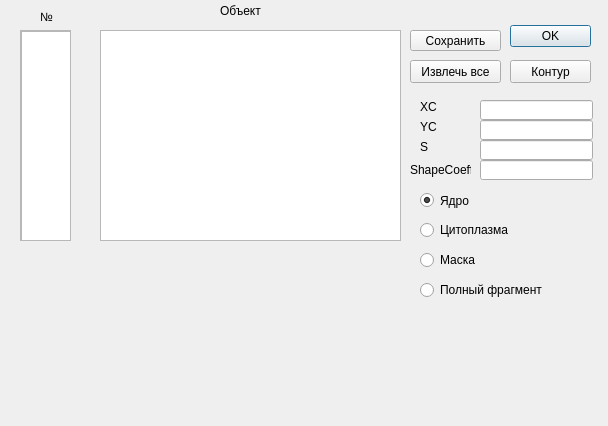
<?xml version="1.0" encoding="UTF-8"?>
<ui version="4.0">
 <class>PropDialog</class>
 <widget class="QDialog" name="PropDialog">
  <property name="geometry">
   <rect>
    <x>0</x>
    <y>0</y>
    <width>608</width>
    <height>426</height>
   </rect>
  </property>
  <property name="windowTitle">
   <string>Найденные объекты</string>
  </property>
  <widget class="QDialogButtonBox" name="buttonBox">
   <property name="geometry">
    <rect>
     <x>510</x>
     <y>20</y>
     <width>81</width>
     <height>31</height>
    </rect>
   </property>
   <property name="orientation">
    <enum>Qt::Vertical</enum>
   </property>
   <property name="standardButtons">
    <set>QDialogButtonBox::Ok</set>
   </property>
   <property name="centerButtons">
    <bool>true</bool>
   </property>
  </widget>
  <widget class="QScrollArea" name="scrollArea">
   <property name="geometry">
    <rect>
     <x>20</x>
     <y>30</y>
     <width>51</width>
     <height>211</height>
    </rect>
   </property>
   <property name="widgetResizable">
    <bool>true</bool>
   </property>
   <widget class="QWidget" name="scrollAreaWidgetContents">
    <property name="geometry">
     <rect>
      <x>0</x>
      <y>0</y>
      <width>49</width>
      <height>209</height>
     </rect>
    </property>
    <widget class="QListWidget" name="listWidget">
     <property name="geometry">
      <rect>
       <x>0</x>
       <y>0</y>
       <width>51</width>
       <height>211</height>
      </rect>
     </property>
    </widget>
   </widget>
  </widget>
  <widget class="QLineEdit" name="lineEdit">
   <property name="geometry">
    <rect>
     <x>480</x>
     <y>100</y>
     <width>113</width>
     <height>20</height>
    </rect>
   </property>
  </widget>
  <widget class="QLineEdit" name="lineEdit_2">
   <property name="geometry">
    <rect>
     <x>480</x>
     <y>120</y>
     <width>113</width>
     <height>20</height>
    </rect>
   </property>
  </widget>
  <widget class="QLineEdit" name="lineEdit_5">
   <property name="geometry">
    <rect>
     <x>480</x>
     <y>140</y>
     <width>113</width>
     <height>20</height>
    </rect>
   </property>
  </widget>
  <widget class="QLabel" name="label">
   <property name="geometry">
    <rect>
     <x>420</x>
     <y>100</y>
     <width>47</width>
     <height>13</height>
    </rect>
   </property>
   <property name="text">
    <string>XC</string>
   </property>
  </widget>
  <widget class="QLabel" name="label_2">
   <property name="geometry">
    <rect>
     <x>420</x>
     <y>120</y>
     <width>47</width>
     <height>13</height>
    </rect>
   </property>
   <property name="text">
    <string>YC</string>
   </property>
  </widget>
  <widget class="QLabel" name="label_5">
   <property name="geometry">
    <rect>
     <x>420</x>
     <y>140</y>
     <width>47</width>
     <height>13</height>
    </rect>
   </property>
   <property name="text">
    <string>S</string>
   </property>
  </widget>
  <widget class="QPushButton" name="pushButton">
   <property name="geometry">
    <rect>
     <x>510</x>
     <y>60</y>
     <width>81</width>
     <height>23</height>
    </rect>
   </property>
   <property name="text">
    <string>Контур</string>
   </property>
  </widget>
  <widget class="QPushButton" name="pushButton_2">
   <property name="geometry">
    <rect>
     <x>410</x>
     <y>60</y>
     <width>91</width>
     <height>23</height>
    </rect>
   </property>
   <property name="text">
    <string>Извлечь все</string>
   </property>
  </widget>
  <widget class="QGraphicsView" name="graphicsView">
   <property name="geometry">
    <rect>
     <x>100</x>
     <y>30</y>
     <width>301</width>
     <height>211</height>
    </rect>
   </property>
  </widget>
  <widget class="QLabel" name="label_7">
   <property name="geometry">
    <rect>
     <x>40</x>
     <y>10</y>
     <width>47</width>
     <height>13</height>
    </rect>
   </property>
   <property name="text">
    <string>№</string>
   </property>
  </widget>
  <widget class="QLabel" name="label_8">
   <property name="geometry">
    <rect>
     <x>220</x>
     <y>0</y>
     <width>81</width>
     <height>21</height>
    </rect>
   </property>
   <property name="text">
    <string>Объект</string>
   </property>
  </widget>
  <widget class="QLineEdit" name="lineEdit_3">
   <property name="geometry">
    <rect>
     <x>480</x>
     <y>160</y>
     <width>113</width>
     <height>20</height>
    </rect>
   </property>
  </widget>
  <widget class="QLabel" name="label_3">
   <property name="geometry">
    <rect>
     <x>410</x>
     <y>160</y>
     <width>61</width>
     <height>20</height>
    </rect>
   </property>
   <property name="text">
    <string>ShapeCoeff</string>
   </property>
  </widget>
  <widget class="QPushButton" name="pushButton_3">
   <property name="geometry">
    <rect>
     <x>410</x>
     <y>30</y>
     <width>91</width>
     <height>21</height>
    </rect>
   </property>
   <property name="text">
    <string>Сохранить</string>
   </property>
  </widget>
  <widget class="QRadioButton" name="radioButton">
   <property name="enabled">
    <bool>true</bool>
   </property>
   <property name="geometry">
    <rect>
     <x>420</x>
     <y>190</y>
     <width>97</width>
     <height>21</height>
    </rect>
   </property>
   <property name="acceptDrops">
    <bool>false</bool>
   </property>
   <property name="text">
    <string>Ядро</string>
   </property>
   <property name="checked">
    <bool>true</bool>
   </property>
  </widget>
  <widget class="QRadioButton" name="radioButton_2">
   <property name="geometry">
    <rect>
     <x>420</x>
     <y>220</y>
     <width>97</width>
     <height>20</height>
    </rect>
   </property>
   <property name="text">
    <string>Цитоплазма</string>
   </property>
  </widget>
  <widget class="QRadioButton" name="radioButton_3">
   <property name="geometry">
    <rect>
     <x>420</x>
     <y>250</y>
     <width>97</width>
     <height>20</height>
    </rect>
   </property>
   <property name="text">
    <string>Маска</string>
   </property>
  </widget>
  <widget class="QRadioButton" name="radioButton_4">
   <property name="geometry">
    <rect>
     <x>420</x>
     <y>280</y>
     <width>151</width>
     <height>20</height>
    </rect>
   </property>
   <property name="text">
    <string>Полный фрагмент</string>
   </property>
  </widget>
 </widget>
 <resources/>
 <connections>
  <connection>
   <sender>buttonBox</sender>
   <signal>accepted()</signal>
   <receiver>PropDialog</receiver>
   <slot>accept()</slot>
   <hints>
    <hint type="sourcelabel">
     <x>248</x>
     <y>254</y>
    </hint>
    <hint type="destinationlabel">
     <x>157</x>
     <y>274</y>
    </hint>
   </hints>
  </connection>
  <connection>
   <sender>buttonBox</sender>
   <signal>rejected()</signal>
   <receiver>PropDialog</receiver>
   <slot>reject()</slot>
   <hints>
    <hint type="sourcelabel">
     <x>316</x>
     <y>260</y>
    </hint>
    <hint type="destinationlabel">
     <x>286</x>
     <y>274</y>
    </hint>
   </hints>
  </connection>
 </connections>
</ui>
